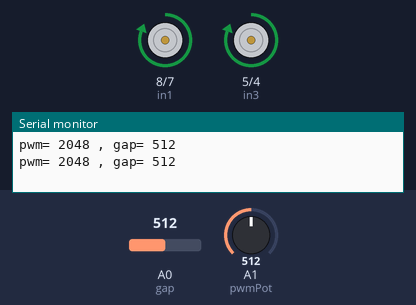
Bench run of a sketch on a simulated Arduino Uno, built with avr-gcc and run on an emulated ATmega328P. Parts: motor-driver pin pairs drawn as motors (green arrow = first pin HIGH = forward, orange = second pin HIGH = backward, longer = more drive, scaled by the enable pin), the last lines printed to the serial monitor. The test bench sets the inputs (shaded band); at power-on: A1 (pwmPot) = 512, A0 (gap) = 512.

Above: at 3.3 s.
3.4 s: A1 (pwmPot) set to 122
6.9 s: A0 (gap) set to 0
At 7.36 s:
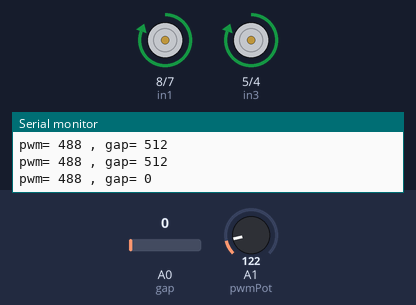
10.4 s: A1 (pwmPot) set to 0
At 11.1 s:
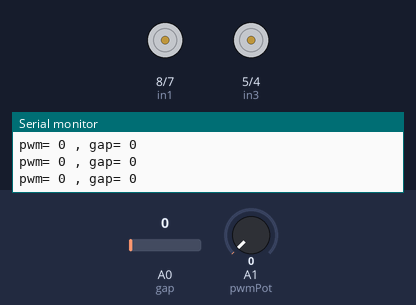
17.4 s: A1 (pwmPot) set to 511
At 18.0 s:
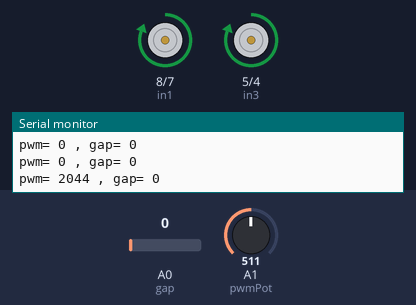
Timing chart, 0 to 20.4 s (numbered marks = the images above; inputs shaded):
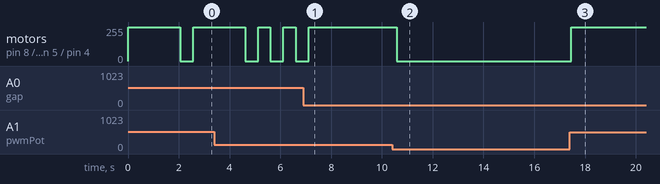

Measured:
- after the input at 6.9 s, motor on pin 8 (in1) / pin 7 (in2), motor on pin 5 (in3) / pin 4 (in4): goes on until 7.1 s, then stays forward 255/255
- after the input at 10.4 s, motor on pin 8 (in1) / pin 7 (in2), motor on pin 5 (in3) / pin 4 (in4): forward 255/255 → stopped after 0.18 s
- after the input at 17.4 s, motor on pin 8 (in1) / pin 7 (in2), motor on pin 5 (in3) / pin 4 (in4): stopped → forward 255/255 after 0.06 s
- by itself, motor on pin 8 (in1) / pin 7 (in2), motor on pin 5 (in3) / pin 4 (in4): alternates forward 255/255 for 0.49 s and stopped for 0.51 s

The sketch:

HHO_L298N_pip_pip.ino
```cpp
// Motor A connections
int enA = 9;
int in1 = 8;
int in2 = 7;
// Motor B connections
int enB = 3;
int in3 = 5;
int in4 = 4;
// gapentiometer
int gap = A0;
int pwmPot = A1;
int pwm = 255;
int pwmVal = 0;
int delayVal = 1000;

void setup() {
  // Set all the motor control pins to outputs
  pinMode(enA, OUTPUT);
  pinMode(enB, OUTPUT);
  pinMode(in1, OUTPUT);
  pinMode(in2, OUTPUT);
  pinMode(in3, OUTPUT);
  pinMode(in4, OUTPUT);

  // Turn off motors - Initial state
  digitalWrite(in1, LOW);
  digitalWrite(in2, LOW);
  digitalWrite(in3, LOW);
  digitalWrite(in4, LOW);
  // Serial
  Serial.begin(9600);
}

void loop() {
  delayVal = analogRead(gap);
  pwm = analogRead(pwmPot);
  pwm = pwm * 4;
  Serial.print("pwm= ");
  Serial.print(pwm);
  Serial.print(" , gap= ");
  Serial.println(delayVal);
  directionControl();
  delay(delayVal);
}

// This function lets you control spinning direction of motors
void directionControl() {
  // Set motors to maximum speed
  // For PWM maximum possible values are 0 to 255
  analogWrite(enA, 255);
  analogWrite(enB, 255);

  // Turn on motor A & B
  digitalWrite(in1, HIGH);
  digitalWrite(in2, LOW);
  digitalWrite(in3, HIGH);
  digitalWrite(in4, LOW);
  delay(pwm);

  // Turn off motors
  digitalWrite(in1, LOW);
  digitalWrite(in2, LOW);
  digitalWrite(in3, LOW);
  digitalWrite(in4, LOW);
}
```
